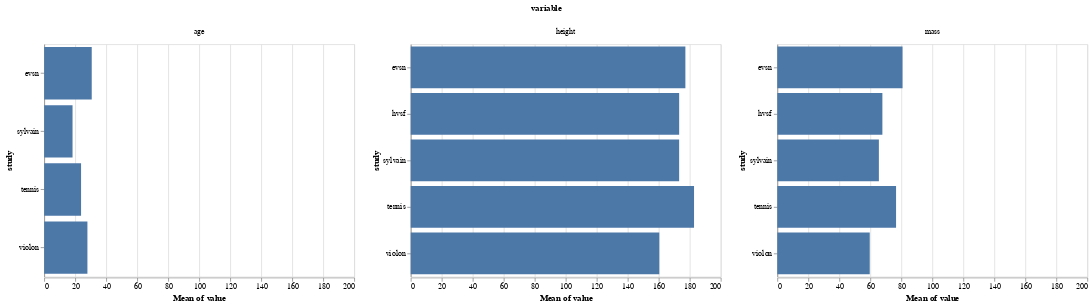

The notebook cell saved with this chart:
### Code cell
c = (alt.Chart().mark_bar().encode(
    alt.Y('study'), alt.X('mean(value):Q')
).facet(data=demo_melted, column=alt.Column('variable')).resolve_scale(y='independent'))

c

### Figure 1 — Vega-Lite specification as saved in the notebook (floating-point values rounded to 4 significant figures; data arrays with more than 128 entries replaced by an {"elided": "..."} marker saying what was removed)
{"$schema": "https://vega.github.io/schema/vega-lite/v2.6.0.json", "config": {"view": {"height": 300, "width": 400}}, "data": {"name": "data-4725cdce2aea8b321a6eca6497fb8fe4"}, "datasets": {"data-4725cdce2aea8b321a6eca6497fb8fe4": {"elided": "381 records"}}, "facet": {"column": {"field": "variable", "type": "nominal"}}, "resolve": {"scale": {"x": "shared", "y": "independent"}}, "spec": {"encoding": {"x": {"aggregate": "mean", "field": "value", "type": "quantitative"}, "y": {"field": "study", "type": "nominal"}}, "mark": "bar"}}
